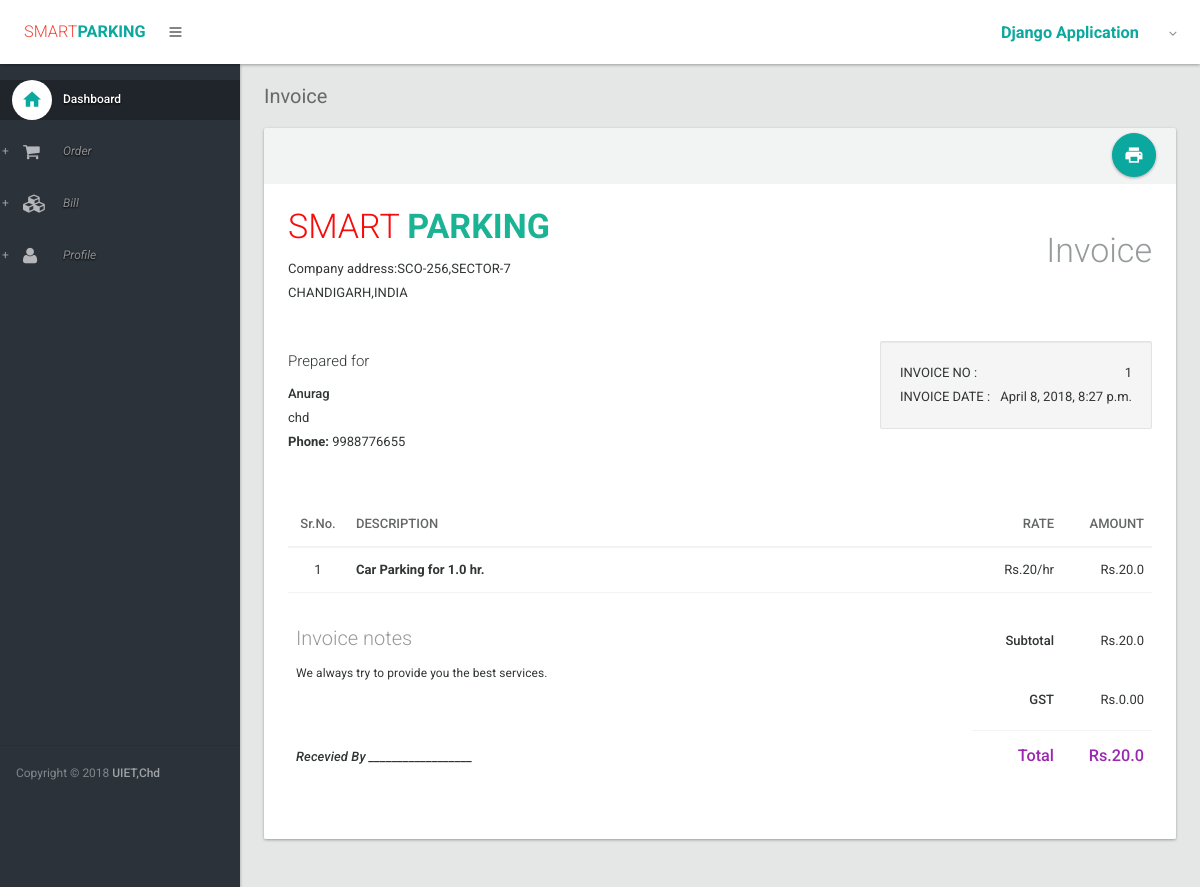
Page /show/ on the committed database.
### smart_parking/models.py (models this page shows)
class Order (models.Model):
    name = models.CharField(max_length=200)
    phone = models.CharField(max_length=20)
    address = models.TextField()
    start_time = models.TimeField()
    end_time = models.TimeField()
    slot_id = models.ForeignKey(slot)
    payment_option = models.CharField(max_length=50)

### smart_parking/views.py (the view)
# urls.py: url(r'^show/',show, name='show'),
def show(request):
    a=Order.objects.get(id=1)
    start=a.start_time
    end=a.end_time
    startdelta=datetime.timedelta(hours=start.hour,minutes=start.minute,seconds=start.second)
    enddelta=datetime.timedelta(hours=end.hour,minutes=end.minute,seconds=end.second)
    x=(enddelta-startdelta).seconds/60
    x=x/60
    y=x*20
    d=datetime.datetime.now()
    return render(request,"show.html",{'a':a,'x':x,'y':y,'d':d})

### smart_parking/templates/show.html (shortened to what this page needs)
 {% extends 'layout.html' %}
{% load staticfiles %}
{% block body %}
                <section>
                    <div class="section-header">
						<ol class="breadcrumb">
							<li class="active">Invoice</li>
						</ol>
					</div>
					<div class="section-body">
                        <div class="row">
							<div class="col-lg-12">
								<div class="card card-printable style-default-light">
									<div class="card-head">
										<div class="tools">
											<div class="btn-group">
												<a class="btn btn-floating-action btn-primary" href="javascript:void(0);" onclick="javascript:window.print();"><i class="md md-print"></i></a>
											</div>
										</div>
									</div>
									<div class="card-body style-default-bright" id="print">
										<div class="row">
											<div class="col-xs-8">
												<h1 class="text-light" style="margin-top: 0px; color: #f70b0b">SMART <strong class="text-accent-dark" style="color: #1ab394">PARKING</strong></h1>
												<p>Company address:SCO-256,SECTOR-7<br>CHANDIGARH,INDIA</p>
											</div>
											<div class="col-xs-4 text-right">
												<h1 class="text-light text-default-light">Invoice</h1>
											</div>
										</div>
										<br/>
										<div class="row">
											<div class="col-xs-8">
												<h4 class="text-light">Prepared for</h4>
												<address>
													<strong>{{ a.name }}</strong><br>
													{{ a.address }}<br>
													<b>Phone:</b> {{ a.phone }}
												</address>
											</div>
											<div class="col-xs-4">
												<div class="well">
													<div class="clearfix">
														<div class="pull-left"> INVOICE NO : </div>
														<div class="pull-right"> {{ a.id }} </div>
													</div>
													<div class="clearfix">
														<div class="pull-left"> INVOICE DATE : </div>
														<div class="pull-right"> {{ d }}  </div>
													</div>
												</div>
											</div>
										</div>
										<br/>
										<div class="row">
											<div class="col-md-12">
												<table class="table">
													<thead>
														<tr>
															<th style="width:60px" class="text-center">Sr.No.</th>
															<th class="text-left">DESCRIPTION</th>
                                                            <th style="width:90px" class="text-right">RATE</th>
															<th style="width:90px" class="text-right">AMOUNT</th>
														</tr>
													</thead>
													<tbody>
														<tr>
															<td class="text-center">1</td>
															<td> <b>Car Parking for {{ x }} hr.</b></td>
															<td class="text-right">Rs.20/hr</td>
															<td class="text-right">Rs.{{ y }}</td>
														</tr>
														<tr>
															<td colspan="2" rowspan="4">
																<h3 class="text-light opacity-50">Invoice notes</h3>
																<p><small>We always try to provide you the best services.</small></p><br><br>
																<p><strong><em>Recevied By __________________</em></strong></p>
															</td>
															<td class="text-right"><strong>Subtotal</strong></td>
															<td class="text-right">Rs.{{ y }}</td>
														</tr>
														<tr>
															<td class="text-right hidden-border"><strong>GST</strong></td>
															<td class="text-right hidden-border">Rs.0.00</td>
														</tr>
														<tr>
															<td class="text-right"><strong class="text-lg text-accent">Total</strong></td>
															<td class="text-right"><strong class="text-lg text-accent">Rs.{{ y }}</strong></td>
														</tr>
													</tbody>
												</table>
											</div>
										</div>
									</div>
								</div>
							</div>
						</div>
					</div>
                </section>
      {% endblock %}

### rows in the picture
Order: name "Anurag", address "chd", phone "9988776655", id "1"

### other values in the picture
{{ x }} "1.0"
{{ y }} "20.0"
